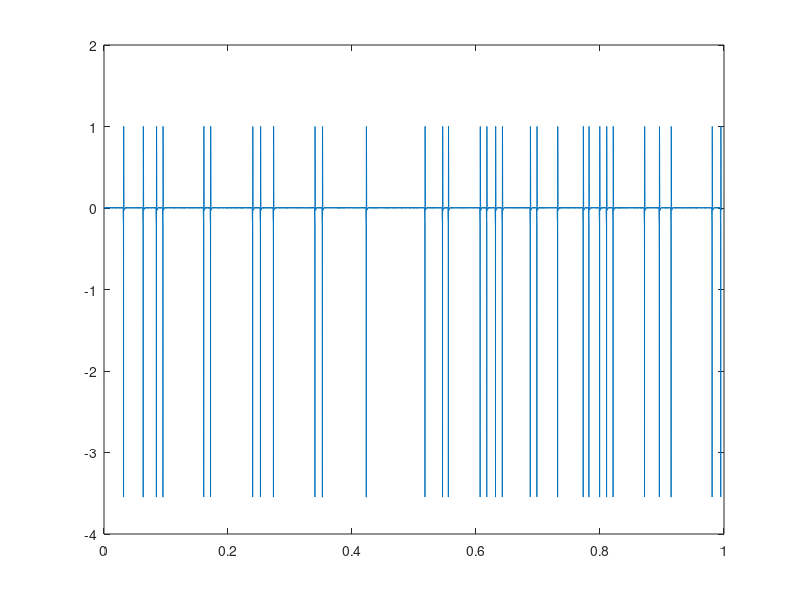

The MATLAB script that drew this image: (Note: this script raises an error after producing the figure.)
rng(22011985)
%Neural mass model parameters
DA = 0;
%             GPi    GPe  D1   D2 STN  FS  Ctx         Tha  TRN  
weights =	[   0,  -0.3, -1,   0,0.9,  0,   0	    ,   0,   0;
                0,     0,  0,  -1,0.9,  0,   0	    ,   0,   0;
                0,(1+DA),  0,   0,  0, -1,(1+DA)*0.5,   0,   0;
                0,(1-DA),  0,   0,  0, -1,(1-DA)*0.5,   0,   0;
                0,    -1,  0,   0,  0,  0,   0.5    ,   0,   0;
                0,     1,  0,   0,  0,  0,   0	    ,   0,   0;
                0,     0,  0,   0,  0,  0,   0 	    , 0.6,   0;
             0.18,     0,  0,   0,  0,  0,   0.6    ,   0,0.35;
                0,     0,  0,   0,  0,  0,   1	    ,0.35,   0];
%in ms
delays =    [   0,     0,  0,   5,  2,  0,   0	  ,   0,   0;
                0,     0,  0,   5,  2,  0,   0	  ,   0,   0;
                0,     0,  0,   0,  0,  0,   10   ,   0,   0;
                0,     0,  0,   0,  0,  0,   10   ,   0,   0;
                4,     4,  0,   0,  0,  0,   3 	  ,   0,   0;
                0,     0,  0,   0,  0,  0,   0	  ,   0,   0;
                0,     0,  0,   0,  0,  0,   0 	  ,   0,   0;
                0,     0,  0,   0,  0,  0,   0	  ,   0,   0;
                0,     0,  0,   0,  0,  0,   0	  ,   0,   0];
% time constant for membrane potentials
tau = [0.02, 0.02, 0.02, 0.02, 0.005, 0.005, 0.08, 0.005, 0.005]';
excitatory = [-1, -1, -1, -1, 1, 1, 1, 1, 1]';
current = zeros(9);
DBS = zeros(9,1);
R = 100 * ones(9,1);

%sigmoid parameters
max_rate = 0.5*ones(9,1);
slope = ones(9,1);
max_potential = zeros(9,1);

%simulation paramters
fs = 24000;
dt = 1/fs;
v  = 30;
STN_max_v = 111;
T  = 1.0;
N  = 1;

%Neuron parameters
It = dlmread('apcurrent24k.dat');
It = It / max(It);
scale = (rand(1,N).^0.3 * 0.001).^-2;
scale = scale/max(scale);

%the simulation
tic
neuron_superposition = zeros(1, fs*T);
rates = rand(9,1);
refactory = zeros(N,1);
delays = delays * fs/1000; %convert into simulation steps
for i = 2:fs*T
    %calculate BG rates
    current_delay = max(min((i - 1) - delays, i-1)-1, 0) * 9 + repmat(1:9,9,1);
    rate = rates(current_delay);
    %solve the new synaptic currents using: tau*dJ/dt=-J+v
    current = current + bsxfun(@times, dt./tau', rate - current);
	%sum all the synaptic currents into the neuron weighted by a gain term G: I=sum(G*j)
    synaptic_current = weights * current';
    synaptic_current = diag(synaptic_current) + DBS;
    u = R .* synaptic_current + excitatory .* rates(:,i-1);
    sigma_rate = 2 * max_rate ./ (1 + exp(slope .* (max_potential - u)));
    rand_input = zeros(9,1);
    rand_input(1:9) = [0.1, 0.1, 0.1, 0.1, 0.1, 0.1, 1.0, 0.1, 0.1]' .* rand(9,1);
    %solve the firing rate for the structure using the synaptic inputs: tau*dv/dt=-v+S[R*I+/-v]
    rates(:,i) = rates(:,i-1) + dt ./ tau .* ( sigma_rate - rates(:,i-1) + rand_input );
	rates(rates(:,i) > 1, i) = 1;
	rates(rates(:,i) < 0, i) = 0;
    
    %Generate MER
    P  = dt * STN_max_v * rates(5,i);
    refactory = refactory - STN_max_v/fs;
    refactory(refactory < 0) = 0;
    neurons = rand(N,1) <= P;
    neurons(refactory > 0) = 0;
    refactory = refactory + neurons;
    neuron_superposition(i) = scale * neurons;
end
MER = conv(neuron_superposition, It, 'valid');
MER = MER + 0.001*randn(size(MER));
MER = MER - mean(MER);
toc

%Plots and shit
figure(1)
plot((0:size(MER,2)-1)*dt, MER)
figure(2)
[P,F] = pwelch(MER,2^14,2^10,2^14,fs);
loglog(F,P)
xlabel('frequency (Hz)')
ylabel('Power')
axis tight
figure(3)
[S,F,Ts] = spectrogram(MER, 2^12, 2^10, 2^12, fs);
surf(Ts,F,abs(S),'EdgeColor','none','LineStyle','none','FaceLighting','phong')
caxis([0, 70])
set(gca, 'ZScale', 'log')
set(gca, 'YScale', 'log')
xlabel('time (s)')
ylabel('frequency (Hz)')
zlabel('Amplitude')
axis tight
figure(4)
hold on;
plot(0:dt:T-dt, rates(5,:))